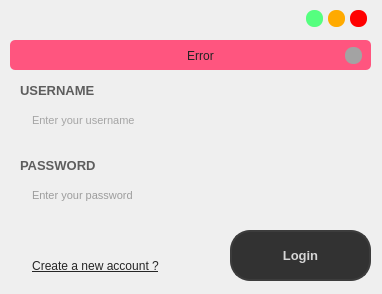
<?xml version="1.0" encoding="UTF-8"?>
<ui version="4.0">
 <class>LoginWindow</class>
 <widget class="QMainWindow" name="LoginWindow">
  <property name="geometry">
   <rect>
    <x>0</x>
    <y>0</y>
    <width>382</width>
    <height>294</height>
   </rect>
  </property>
  <property name="windowTitle">
   <string>MainWindow</string>
  </property>
  <property name="styleSheet">
   <string notr="true">border-radius: 20px;
</string>
  </property>
  <widget class="QWidget" name="centralwidget">
   <widget class="QPushButton" name="Log_In">
    <property name="geometry">
     <rect>
      <x>230</x>
      <y>230</y>
      <width>141</width>
      <height>51</height>
     </rect>
    </property>
    <property name="font">
     <font>
      <family>Segoe UI</family>
      <pointsize>10</pointsize>
      <weight>75</weight>
      <bold>true</bold>
     </font>
    </property>
    <property name="styleSheet">
     <string notr="true">QPushButton {	
	background-color: rgb(50, 50, 50);
	border: 2px solid rgb(60, 60, 60);
	border-radius: 20px;
	
	color: rgb(214, 214, 214);
}
QPushButton:hover {	
	background-color: rgb(60, 60, 60);
	border: 2px solid rgb(70, 70, 70);
}
QPushButton:pressed {	
	background-color: rgb(150, 150, 150);
	border: 2px solid rgb(255, 255, 255);
	color: rgb(35, 35, 35);
}</string>
    </property>
    <property name="text">
     <string>Login</string>
    </property>
   </widget>
   <widget class="QPushButton" name="btn_minimize">
    <property name="geometry">
     <rect>
      <x>328</x>
      <y>10</y>
      <width>17</width>
      <height>17</height>
     </rect>
    </property>
    <property name="minimumSize">
     <size>
      <width>16</width>
      <height>16</height>
     </size>
    </property>
    <property name="maximumSize">
     <size>
      <width>17</width>
      <height>17</height>
     </size>
    </property>
    <property name="toolTip">
     <string>Minimize</string>
    </property>
    <property name="styleSheet">
     <string notr="true">QPushButton {
	border: none;
	border-radius: 8px;		
	background-color: rgb(255, 170, 0);
}
QPushButton:hover {	
	background-color: rgba(255, 170, 0, 150);
}</string>
    </property>
    <property name="text">
     <string/>
    </property>
   </widget>
   <widget class="QLabel" name="label_14">
    <property name="geometry">
     <rect>
      <x>20</x>
      <y>80</y>
      <width>161</width>
      <height>21</height>
     </rect>
    </property>
    <property name="font">
     <font>
      <family>Segoe UI</family>
      <pointsize>10</pointsize>
      <weight>75</weight>
      <bold>true</bold>
     </font>
    </property>
    <property name="styleSheet">
     <string notr="true">color: rgb(93, 93, 93);</string>
    </property>
    <property name="text">
     <string>USERNAME</string>
    </property>
   </widget>
   <widget class="QFrame" name="frame_error">
    <property name="geometry">
     <rect>
      <x>10</x>
      <y>40</y>
      <width>361</width>
      <height>30</height>
     </rect>
    </property>
    <property name="maximumSize">
     <size>
      <width>450</width>
      <height>16777215</height>
     </size>
    </property>
    <property name="styleSheet">
     <string notr="true">background-color: rgb(255, 85, 127);
border-radius: 5px;</string>
    </property>
    <property name="frameShape">
     <enum>QFrame::StyledPanel</enum>
    </property>
    <property name="frameShadow">
     <enum>QFrame::Raised</enum>
    </property>
    <widget class="QLabel" name="label_error">
     <property name="geometry">
      <rect>
       <x>70</x>
       <y>5</y>
       <width>241</width>
       <height>21</height>
      </rect>
     </property>
     <property name="styleSheet">
      <string notr="true">color: rgb(35, 35, 35);</string>
     </property>
     <property name="text">
      <string>Error</string>
     </property>
     <property name="alignment">
      <set>Qt::AlignCenter</set>
     </property>
    </widget>
    <widget class="QPushButton" name="close_popup">
     <property name="geometry">
      <rect>
       <x>335</x>
       <y>7</y>
       <width>17</width>
       <height>17</height>
      </rect>
     </property>
     <property name="maximumSize">
      <size>
       <width>20</width>
       <height>20</height>
      </size>
     </property>
     <property name="styleSheet">
      <string notr="true">QPushButton {
	border: none;
	border-radius: 8px;		
	background-color: rgb(163, 163, 163);
}
QPushButton:hover {
	background-color: rgb(50, 50, 50);	
	color: rgb(200, 200, 200);
}
QPushButton:pressed {
	background-color: rgb(35, 35, 35);	
	color: rgb(200, 200, 200);
}</string>
     </property>
     <property name="text">
      <string/>
     </property>
    </widget>
   </widget>
   <widget class="QPushButton" name="Sign_Up_Pages">
    <property name="geometry">
     <rect>
      <x>10</x>
      <y>250</y>
      <width>171</width>
      <height>31</height>
     </rect>
    </property>
    <property name="font">
     <font>
      <family>Segoe UI</family>
      <pointsize>9</pointsize>
      <weight>50</weight>
      <bold>false</bold>
      <underline>true</underline>
     </font>
    </property>
    <property name="styleSheet">
     <string notr="true">QPushButton {	
	background-color:transparent;
	border: 5px transparent;
	color: rgb(38, 38, 38);
}
QPushButton:hover {	
	color:rgb(186, 186, 186);
}
QPushButton:pressed {	
	background-color:transparent;
	color:rgb(80, 100, 26);
}</string>
    </property>
    <property name="text">
     <string>Create a new account ?</string>
    </property>
   </widget>
   <widget class="QLabel" name="label_12">
    <property name="geometry">
     <rect>
      <x>20</x>
      <y>155</y>
      <width>191</width>
      <height>21</height>
     </rect>
    </property>
    <property name="font">
     <font>
      <family>Segoe UI</family>
      <pointsize>10</pointsize>
      <weight>75</weight>
      <bold>true</bold>
     </font>
    </property>
    <property name="styleSheet">
     <string notr="true">color: rgb(93, 93, 93);</string>
    </property>
    <property name="text">
     <string>PASSWORD</string>
    </property>
   </widget>
   <widget class="QLineEdit" name="password">
    <property name="geometry">
     <rect>
      <x>30</x>
      <y>180</y>
      <width>321</width>
      <height>31</height>
     </rect>
    </property>
    <property name="font">
     <font>
      <family>Segoe UI</family>
      <pointsize>8</pointsize>
     </font>
    </property>
    <property name="styleSheet">
     <string notr="true">QLineEdit {
	border: 5px transparent;
	background-color: transparent;	
	color: rgb(74, 74, 74);
}
QLineEdit:hover {
	background-color: rgb(241, 241, 241);
	border: 5px solid rgb(241, 241, 241);
}
QLineEdit:focus {
	border: 2px solid transparent;	
	color:rgb(0, 0, 0);
	border-bottom-color: rgb(0, 0, 0);
}</string>
    </property>
    <property name="text">
     <string/>
    </property>
    <property name="maxLength">
     <number>32</number>
    </property>
    <property name="placeholderText">
     <string>Enter your password</string>
    </property>
   </widget>
   <widget class="QPushButton" name="btn_maximize">
    <property name="geometry">
     <rect>
      <x>306</x>
      <y>10</y>
      <width>17</width>
      <height>17</height>
     </rect>
    </property>
    <property name="minimumSize">
     <size>
      <width>16</width>
      <height>16</height>
     </size>
    </property>
    <property name="maximumSize">
     <size>
      <width>17</width>
      <height>17</height>
     </size>
    </property>
    <property name="toolTip">
     <string>Maximize</string>
    </property>
    <property name="styleSheet">
     <string notr="true">QPushButton {
	border: none;
	border-radius: 8px;	
	background-color: rgb(85, 255, 127);
}
QPushButton:hover {	
	background-color: rgba(85, 255, 127, 150);
}</string>
    </property>
    <property name="text">
     <string/>
    </property>
   </widget>
   <widget class="QPushButton" name="btn_close">
    <property name="geometry">
     <rect>
      <x>350</x>
      <y>10</y>
      <width>17</width>
      <height>17</height>
     </rect>
    </property>
    <property name="minimumSize">
     <size>
      <width>16</width>
      <height>16</height>
     </size>
    </property>
    <property name="maximumSize">
     <size>
      <width>17</width>
      <height>17</height>
     </size>
    </property>
    <property name="toolTip">
     <string>Close</string>
    </property>
    <property name="styleSheet">
     <string notr="true">QPushButton {
	border: none;
	border-radius: 8px;		
	background-color: rgb(255, 0, 0);
}
QPushButton:hover {		
	background-color: rgba(255, 0, 0, 150);
}</string>
    </property>
    <property name="text">
     <string/>
    </property>
   </widget>
   <widget class="QLineEdit" name="Username">
    <property name="geometry">
     <rect>
      <x>30</x>
      <y>105</y>
      <width>321</width>
      <height>31</height>
     </rect>
    </property>
    <property name="font">
     <font>
      <family>Segoe UI</family>
      <pointsize>8</pointsize>
     </font>
    </property>
    <property name="styleSheet">
     <string notr="true">QLineEdit {
	border: 5px transparent;
	background-color: transparent;	
	color: rgb(90, 90, 90);
}
QLineEdit:hover {
	background-color: rgb(241, 241, 241);
	border: 5px solid rgb(241, 241, 241);
}
QLineEdit:focus {
	border: 2px solid transparent;	
	color:rgb(0, 0, 0);
	border-bottom-color: rgb(0, 0, 0);
}</string>
    </property>
    <property name="text">
     <string/>
    </property>
    <property name="maxLength">
     <number>32</number>
    </property>
    <property name="placeholderText">
     <string>Enter your username</string>
    </property>
   </widget>
  </widget>
 </widget>
 <resources/>
 <connections/>
</ui>
